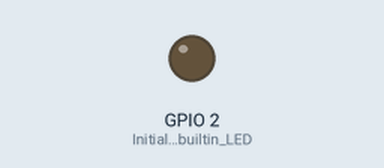
This sketch was run on a simulated ESP8266 (Wemos D1 mini). Shown: output pins drawn as LEDs (lit = HIGH). WiFi joins after 1.5 s; servers stay silent unless stated; not simulated (calls return 0 or success): secrets.h; what the sketch prints to the serial monitor is not drawn.

Above: at 2.0 s.
At 5.0 s:
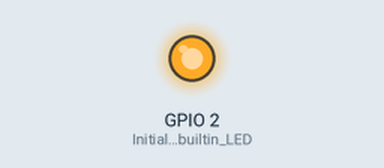
Timing chart, 0 to 9.3 s (numbered marks = the images above):
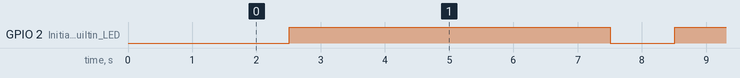

The sketch:

ESP8266_MQTT_TEMPLATE.ino
```cpp
/*
  Wemos D1 Mini code template for MQTT projects.
  The Template runs as a Bink example.
*/
#include "secrets.h"  //For Credentials
#include <ESP8266WiFi.h>  //For ESP8266
// Add additional librairies here.

// Update the "secrets.h" file with values suitable for your network.
// WIFI
const char* wifi_ssid = SECRET_WIFI_SSID;
const char* wifi_passwd = SECRET_WIFI_PASSWD;
// MQTT
const char* mqtt_server = SECRET_MQTT_SERVER;
const char* mqtt_user = SECRET_MQTT_USER;
const char* mqtt_passwd = SECRET_MQTT_PASSWD;

const char* mqtt_client_id = "ESP8266-"; // ClientID on MQTT
const char* outTopic = "/confirmation"; // Confirmation Topic
const char* inTopic = "/test";  // Choose topic to subscribe to.

// MQTT client
WiFiClient espClient;
PubSubClient mqtt_client(espClient);


//Variables Definition
//Built-in LED on Wemos D1 Mini is GPIO2 (D4)
//  const int ledPIN = 4;
//  const int relayPIN = 4;


// USER DEFINED SETUP
void user_setup() {   // ****************INSERT SETUP COMMANDS HERE********************
  // Use this function to define pins and other setup commands.
  pinMode(LED_BUILTIN, OUTPUT); // Initialise builtin LED.
  digitalWrite(LED_BUILTIN, HIGH);   // Turn the LED off by making the voltage HIGH
}

// USER DEFINED LOGIC
void user_loop() {    // ****************INSERT LOOP COMMANDS HERE*********************

  // Blink test
  digitalWrite(LED_BUILTIN, LOW);   // Turn the LED on (Note that LOW turns the LED on for the ESP-8266)
  delay(1000);                  // Wait for 1 seconds
  digitalWrite(LED_BUILTIN, HIGH);   // Turn the LED off by making the voltage HIGH
  delay(5000);                  // Wait for 5 seconds

  // MQTT comunications HERE
  // mqtt_client.publish ("/topic", "payload");
  // ANY LOGIC ACTIVATED BY RECEIVED MQTT PAYLOADS FROM SUBSCRIBED
  // TOPICS MUST BE IMPLEMENTED IN TH CALLBACK FUNCTION.(SEE BELOW)
}

// Callback function for MQTT. This is used to receive messages
// on subscribed topics. Not needed if not subsrcibed to any topics.
void callback(char* topic, byte* payload, unsigned int length) {
  // Conver the incoming byte array to a string
  payload[length] = '\0'; // Null terminator used to terminate the char array
  String message = (char*)payload;

  Serial.print("Message arrived on topic: [");
  Serial.print(topic);
  Serial.print("], ");
  Serial.println(message);

  if (message == "test") {  // Define what message is the trigger.
    digitalWrite(LED_BUILTIN, LOW);
    delay(5000);
    digitalWrite(LED_BUILTIN, HIGH);
    mqtt_client.publish(outTopic, "MQTT message received!");
  }
}

// ---------Past this point no modification is needed.--------------

// INITIAL SETUP.
void setup() {
  Serial.begin(115200);
  while (!Serial) {
    delay(10); // wait for serial port to connect.
  }
  Serial.println("\r\nBooting...");

  setup_wifi(); // Connect to WIFI.

  mqtt_setup(); // Setup MQTT.

  user_setup(); // User setup.

  Serial.println("Setup completed! Running app...");
}


// MAIN LOOP.
void loop() {

  if (!mqtt_client.connected()) {
    mqtt_reconnect(); // If MQTT connection is lost, reconnect.
  }

  mqtt_client.loop();

  user_loop();
}


// ------------FUNCTIONS------------------------

// WIFI SETUP FUNCTION.
void setup_wifi() {
  // We start by connecting to a WiFi network
  Serial.println();
  Serial.print("Connecting to ");
  Serial.println(wifi_ssid);

  WiFi.begin(wifi_ssid, wifi_passwd);

  while (WiFi.status() != WL_CONNECTED) {
    delay(500);
    Serial.print(".");
  }
}

// MQTT SETUP FUNCTION.
void mqtt_setup() {
  Serial.println("Configuring MQTT server...");

  mqtt_client.setServer(mqtt_server, 1883);
  mqtt_client.setCallback(callback);
  Serial.printf("   Server IP: %s\r\n", mqtt_server);
  Serial.printf("   Username:  %s\r\n", mqtt_user);
  Serial.printf("   Cliend Id: %s\r\n", mqtt_client_id);
  Serial.println("   MQTT setup completed.");
}


// MQTT RECONNECTION FUNCTION.
void mqtt_reconnect() {
  while (!mqtt_client.connected()) {  // Loop until we're reconnected
    Serial.print("Attempting MQTT connection...");
    // Attempt to connect
    // If you do not want to use a username and password, change next line to
    // if (client.connect("ESP8266Client")) {
    if (mqtt_client.connect(mqtt_client_id, mqtt_user, mqtt_passwd)) {
      mqtt_client.publish(outTopic, mqtt_client_id);  // Publish ID to show we're connected.
      mqtt_client.subscribe(inTopic); // Re-Subscribe.
      Serial.println("connected");
    } else {
      Serial.print("failed, rc=");
      Serial.print(mqtt_client.state());
      Serial.println(" try again in 5 seconds");
      // Wait 5 seconds before retrying
      delay(5000);
    }
  }
}
```

Measured:
- by itself, GPIO 2 (Initialise_builtin_LED): alternates HIGH for 5.0 s and LOW for 1.0 s
